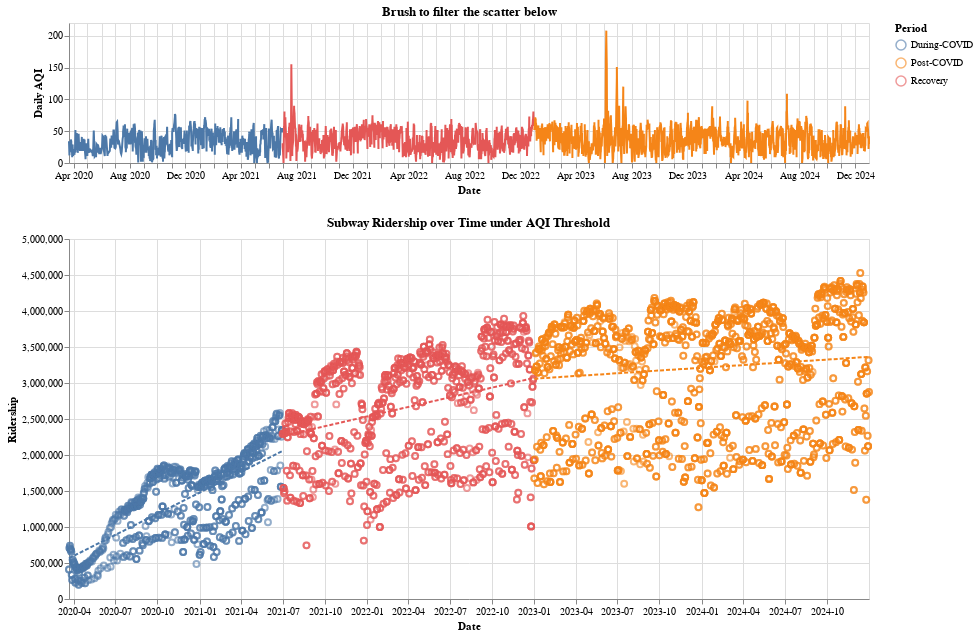

Write notebook code for a chart like this one.
### Code cell
# -- 1)
import pandas as pd
import numpy as np
import altair as alt

alt.data_transformers.disable_max_rows()
try:
    alt.theme.enable('none')
except Exception:
    alt.themes.enable('none')

# 2）
aqi_path = '/content/drive/.shortcut-targets-by-id/1N5ZcInPQIEikJHXC9v-SCoPrZdkGKtaj/ds4200_project/cleaned_all_years_2020_2024_ny_air_quality.csv'
air = pd.read_csv(aqi_path)

need_cols = [c for c in air.columns if c.lower() in {'date','source','daily_mean','daily_aqi'}]
air = air[need_cols].copy()
air['date'] = pd.to_datetime(air['date']).dt.strftime('%Y-%m-%d')

# -- 3)
if 'mta_df' not in globals():
    import requests
    def mta_ridership_data(url):
        js = requests.get(url).json()
        df = pd.DataFrame(js)
        df['date'] = pd.to_datetime(df['date']).dt.strftime('%Y-%m-%d')
        cand = [c for c in df.columns if any(k in c.lower() for k in
                   ['ridership','subway','subways_total','estimated_total','total'])]
        for c in cand:
            df[c] = pd.to_numeric(df[c], errors='coerce')
        rid_col = None
        for c in cand:
            if pd.api.types.is_numeric_dtype(df[c]):
                rid_col = c
                break
        if rid_col is None:
            raise ValueError('未在 MTA 数据中找到可用的客流列，请检查 API 字段。')
        df = df[['date', rid_col]].rename(columns={rid_col:'ridership'})
        return df

    mta_df = mta_ridership_data("https://data.ny.gov/resource/vxuj-8kew.json?$limit=9999999999999")
else:
    tmp = mta_df.copy()
    tmp['date'] = pd.to_datetime(tmp['date']).dt.strftime('%Y-%m-%d')
    rid_col = None
    for c in tmp.columns:
        if any(k in c.lower() for k in ['ridership','subway','subways_total','estimated_total','total']):
            if pd.api.types.is_numeric_dtype(pd.to_numeric(tmp[c], errors='coerce')):
                rid_col = c; break
    if rid_col is None:
        raise ValueError('未在已有 mta_df 中找到客流列，请检查列名。')
    mta_df = tmp[['date', rid_col]].rename(columns={rid_col:'ridership'})

# -- 4)
merged = pd.merge(mta_df, air, on='date', how='inner')
merged['date'] = pd.to_datetime(merged['date'])

# -- 5)
df = merged.copy().dropna(subset=['date','daily_aqi']).sort_values('date')
df['period'] = 'Post-COVID'
df.loc[df['date'] <  pd.Timestamp('2020-03-01'), 'period'] = 'Pre-COVID'
df.loc[(df['date'] >= pd.Timestamp('2020-03-01')) & (df['date'] <= pd.Timestamp('2021-06-30')), 'period'] = 'During-COVID'
df.loc[(df['date'] >  pd.Timestamp('2021-06-30')) & (df['date'] <= pd.Timestamp('2022-12-31')), 'period'] = 'Recovery'

# -- 6)
brush = alt.selection_interval(encodings=['x'], name='DateRange')
aqi_min, aqi_max = float(df['daily_aqi'].min()), float(df['daily_aqi'].max())
aqi_param = alt.param(
    name='AQIMax', value=min(120, aqi_max),
    bind=alt.binding_range(min=aqi_min, max=aqi_max, step=1, name='Max AQI: ')
)
exclude_expr = "!(toDate(datum.date) >= toDate('2020-03-01') && toDate(datum.date) <= toDate('2020-03-21'))"

# -- 7)
top = (
    alt.Chart(df)
    .mark_line()
    .encode(
        x=alt.X('date:T', axis=alt.Axis(format='%b %Y', tickCount='month', title='Date')),
        y=alt.Y('daily_aqi:Q', title='Daily AQI'),
        color=alt.Color('period:N', title='Period'),
        tooltip=['date:T','daily_aqi:Q','period:N']
    )
    .add_params(brush, aqi_param)
    .transform_filter(exclude_expr)
    .properties(width=800, height=140, title='Brush to filter the scatter below')
)

# -- 8)
main = (
    alt.Chart(df)
    .transform_filter(brush)
    .transform_filter('datum.daily_aqi <= AQIMax')
    .transform_filter(exclude_expr)
    .mark_point(opacity=0.6, size=35)
    .encode(
        x=alt.X('date:T', axis=alt.Axis(format='%Y-%m', title='Date')),
        y=alt.Y('ridership:Q', title='Ridership'),
        color=alt.Color('period:N', title='Period'),
        tooltip=['date:T', alt.Tooltip('ridership:Q', title='Ridership'),
                 'daily_aqi:Q','period:N']
    )
    .properties(width=800, height=360, title='Subway Ridership over Time under AQI Threshold')
)

reg = (
    alt.Chart(df)
    .transform_filter(brush)
    .transform_filter('datum.daily_aqi <= AQIMax')
    .transform_filter(exclude_expr)
    .transform_regression('date', 'ridership', groupby=['period'])
    .mark_line(strokeDash=[4,2])
    .encode(x='date:T', y='ridership:Q', color='period:N')
)

chart = alt.vconcat(top, main + reg).resolve_scale(color='shared')
chart

### Figure 1 — Vega-Lite specification as saved in the notebook (floating-point values rounded to 4 significant figures; data arrays with more than 128 entries replaced by an {"elided": "..."} marker saying what was removed)
{"vconcat": [{"mark": {"type": "line"}, "encoding": {"color": {"field": "period", "title": "Period", "type": "nominal"}, "tooltip": [{"field": "date", "type": "temporal"}, {"field": "daily_aqi", "type": "quantitative"}, {"field": "period", "type": "nominal"}], "x": {"axis": {"format": "%b %Y", "tickCount": "month", "title": "Date"}, "field": "date", "type": "temporal"}, "y": {"field": "daily_aqi", "title": "Daily AQI", "type": "quantitative"}}, "height": 140, "name": "view_2", "title": "Brush to filter the scatter below", "transform": [{"filter": "!(toDate(datum.date) >= toDate('2020-03-01') && toDate(datum.date) <= toDate('2020-03-21'))"}], "width": 800}, {"layer": [{"mark": {"type": "point", "opacity": 0.6, "size": 35}, "encoding": {"color": {"field": "period", "title": "Period", "type": "nominal"}, "tooltip": [{"field": "date", "type": "temporal"}, {"field": "ridership", "title": "Ridership", "type": "quantitative"}, {"field": "daily_aqi", "type": "quantitative"}, {"field": "period", "type": "nominal"}], "x": {"axis": {"format": "%Y-%m", "title": "Date"}, "field": "date", "type": "temporal"}, "y": {"field": "ridership", "title": "Ridership", "type": "quantitative"}}, "title": "Subway Ridership over Time under AQI Threshold", "transform": [{"filter": {"param": "DateRange"}}, {"filter": "datum.daily_aqi <= AQIMax"}, {"filter": "!(toDate(datum.date) >= toDate('2020-03-01') && toDate(datum.date) <= toDate('2020-03-21'))"}]}, {"mark": {"type": "line", "strokeDash": [4, 2]}, "encoding": {"color": {"field": "period", "type": "nominal"}, "x": {"field": "date", "type": "temporal"}, "y": {"field": "ridership", "type": "quantitative"}}, "transform": [{"filter": {"param": "DateRange"}}, {"filter": "datum.daily_aqi <= AQIMax"}, {"filter": "!(toDate(datum.date) >= toDate('2020-03-01') && toDate(datum.date) <= toDate('2020-03-21'))"}, {"on": "date", "regression": "ridership", "groupby": ["period"]}]}], "height": 360, "width": 800}], "data": {"name": "data-afd7c90c37e633ad3c7a4248520db705"}, "params": [{"name": "DateRange", "select": {"type": "interval", "encodings": ["x"]}, "views": ["view_2"]}, {"name": "AQIMax", "bind": {"input": "range", "max": 208.0, "min": 0.0, "name": "Max AQI: ", "step": 1}, "value": 120}], "resolve": {"scale": {"color": "shared"}}, "$schema": "https://vega.github.io/schema/vega-lite/v5.20.1.json", "datasets": {"data-afd7c90c37e633ad3c7a4248520db705": {"elided": "4213 records"}}}
